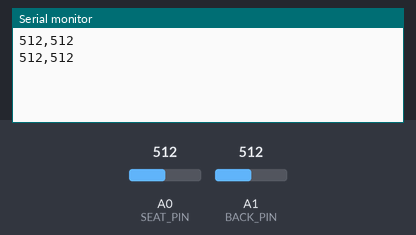
This sketch was run on a simulated Arduino Uno, built with avr-gcc and run on an emulated ATmega328P. Shown: the last lines printed to the serial monitor. Inputs (shaded band) come from the test bench; at power-on: A0 (SEAT_PIN) = 512, A1 (BACK_PIN) = 512.

Above: at 1.2 s.
1.3 s: A0 (SEAT_PIN) set to 716
At 2.6 s:
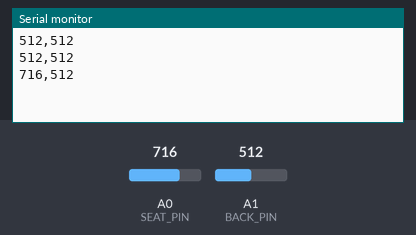
2.8 s: A1 (BACK_PIN) set to 716
At 3.8 s:
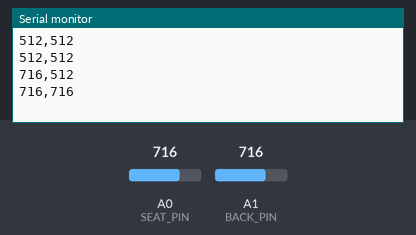
4.3 s: A0 (SEAT_PIN) set to 900
At 5.6 s:
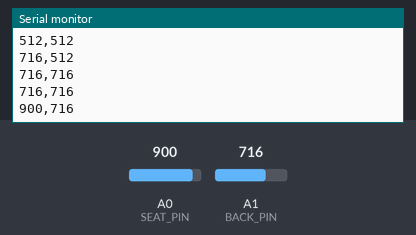
5.8 s: A1 (BACK_PIN) set to 900
At 6.5 s:
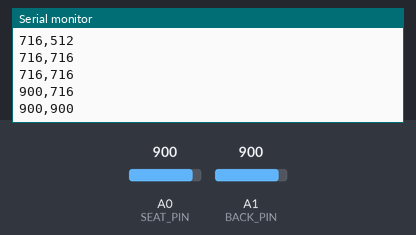
Timing chart, 0 to 8.3 s (numbered marks = the images above; inputs shaded):
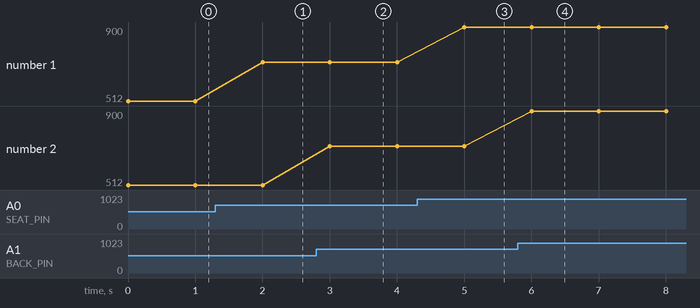

Measured:
- after the input at 1.3 s, the serial monitor: prints a new line after 0.70 s (image 1)
- after the input at 2.8 s, the serial monitor: prints a new line after 0.20 s (image 2)
- after the input at 4.3 s, the serial monitor: prints a new line after 0.70 s (image 3)
- after the input at 5.8 s, the serial monitor: prints a new line after 0.20 s (image 4)
- plotted number 1: 512 → 716 after the input at 1.3 s, 716 → 900 after the input at 4.3 s

The sketch:

sketch_groupkadai.ino
```cpp
//グループ課題

// 定数
#define SEAT_PIN A0 // 座るところ
#define BACK_PIN A1 // 背もたれ

// 変数
int valSeat; // 座るところ
int valBack; // 背もたれ
char data; // シリアル受信

/**
 * 初期処理
 */
void setup() {
  Serial.begin(115200);
}

/**
 * ループ
 */
void loop() {
  if(true) {
    data = Serial.read();
    if (true) {
      // 値取得
      valSeat = analogRead(SEAT_PIN);
      valBack = analogRead(BACK_PIN);
      // シリアル通信
      Serial.print(valSeat);
      Serial.print(",");
      Serial.println(valBack);
    }
  }
  delay(1000);
}
```
